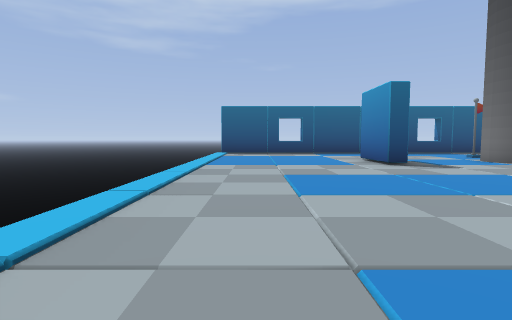
[1] (above)

24 first-person views from a walk through a Godot game level. The camera is 1.3 m above the floor, tilts 4° down and sees 80° across. The floor is counted in squares, 2 m on a side. Each view is taken from the middle of a square. On the plan, view 1 faces up. The plan holds only what a view shows up to about 10 squares ahead; the rest is blank. The place goes on beyond the plan.

[2]
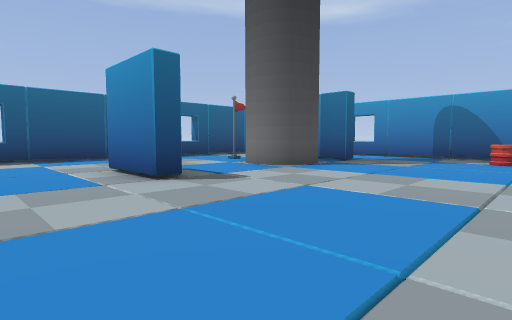

[3]
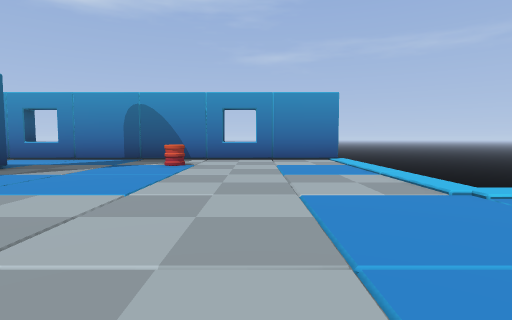

[4]
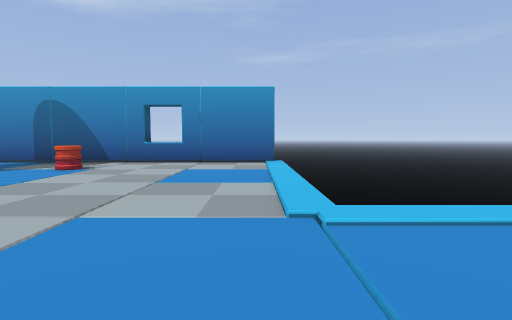

[5]
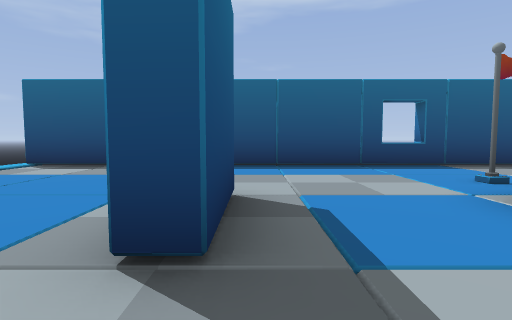

[6]
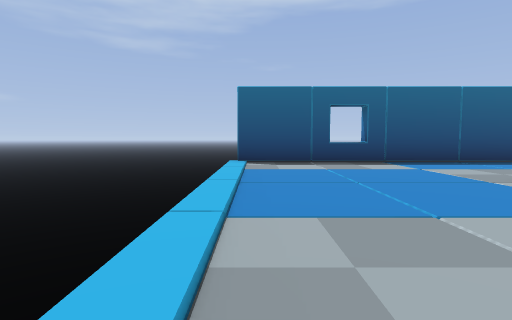

[7]
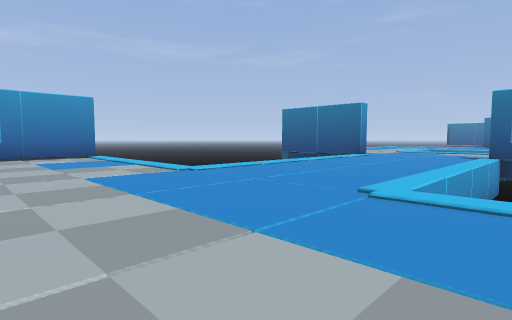

[8]
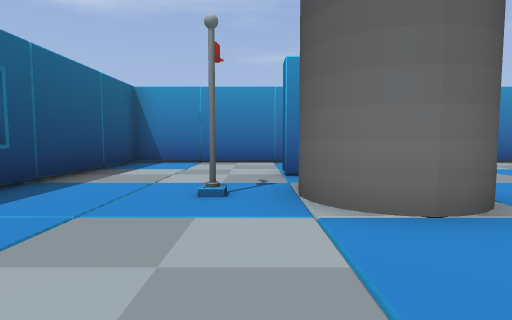

[9]
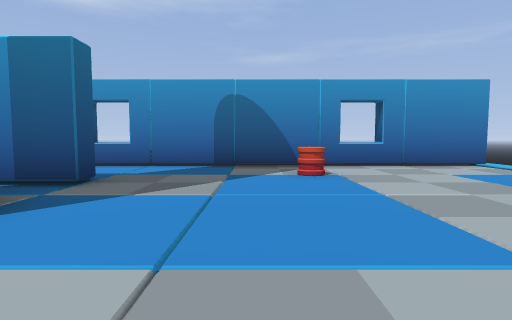

[10]
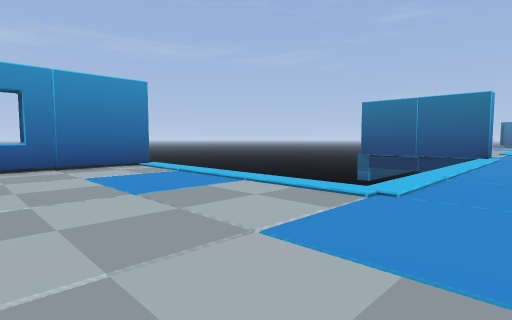

[11]
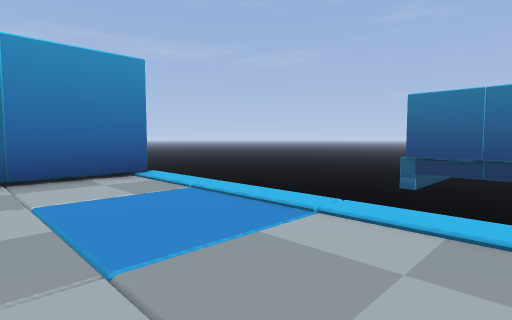

[12]
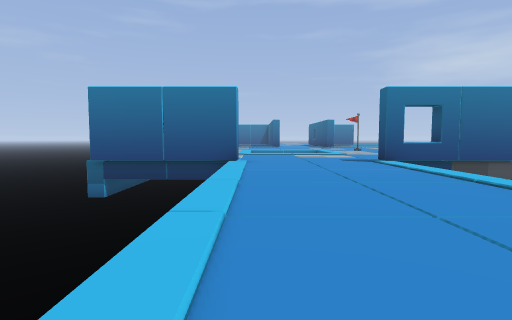

[13]
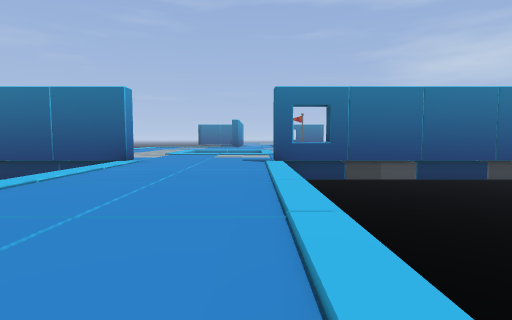

[14]
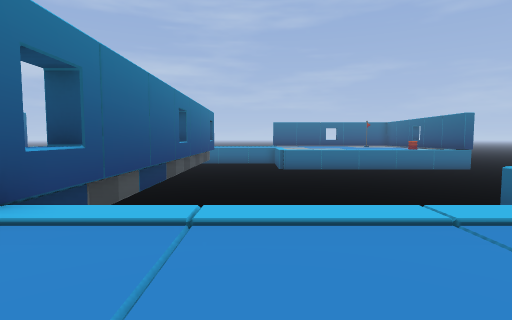

[15]
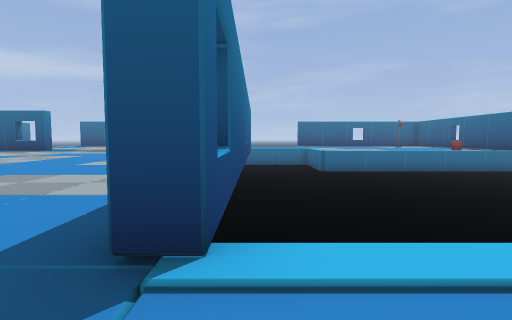

[16]
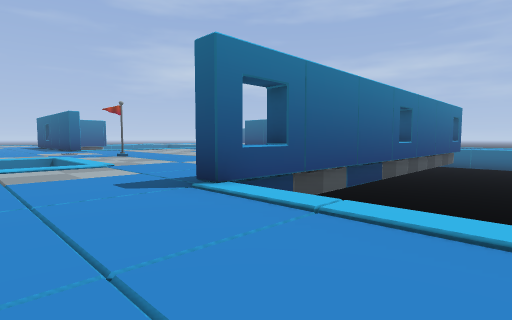

[17]
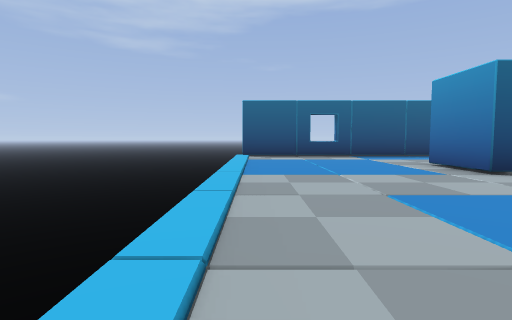

[18]
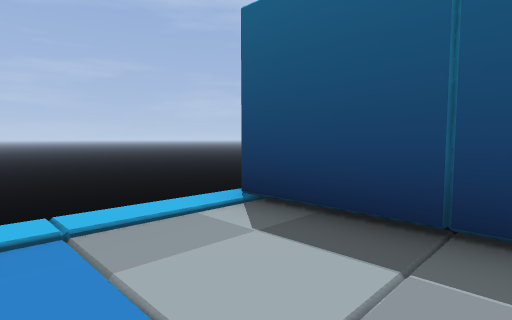

[19]
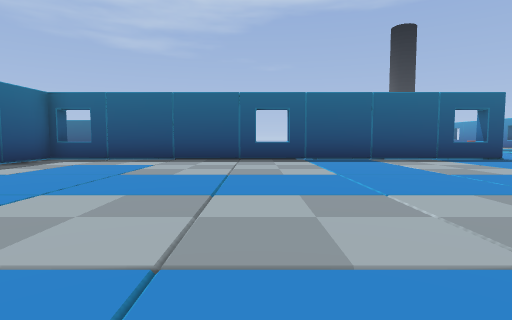

[20]
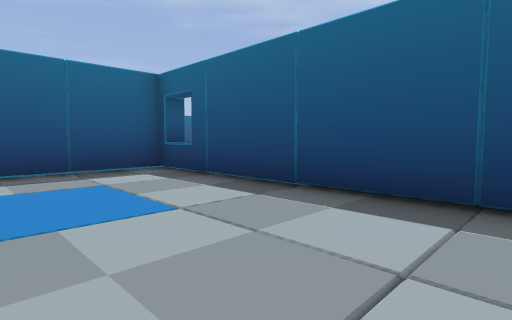

[21]
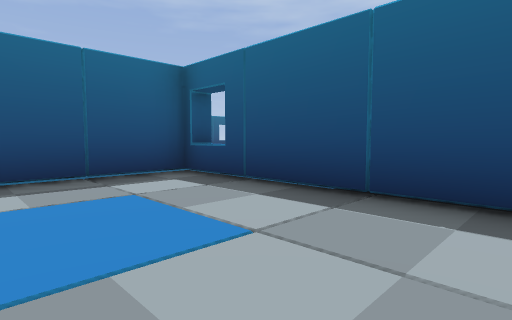

[22]
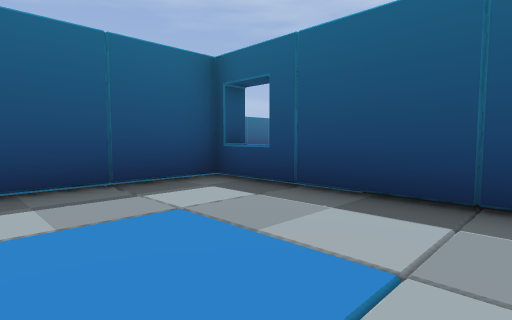

[23]
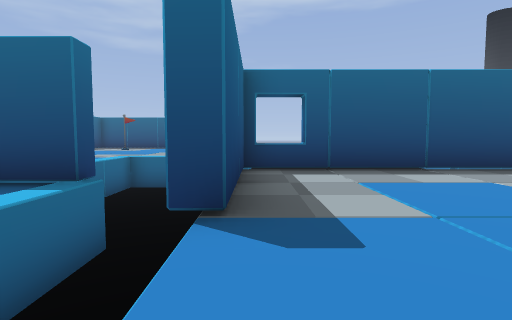

[24]
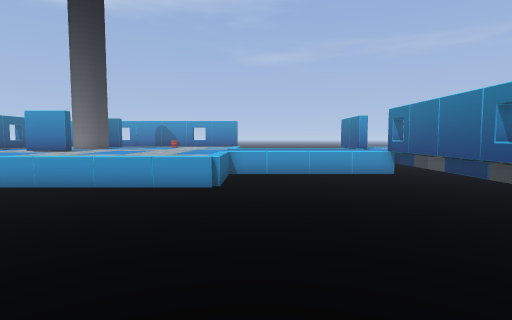

### Floor plan
Key: @ floor where view 1 was taken; # wall or solid block; . floor; v drop or lower ground; F flag.
Columns run from 15 left of view 1 to 13 right of it. Each row starts with its distance up from view 1.
 14      vvvvvvvv ######## #####
 13     vvvvvvvvvv..............#
 12    vvvvvvvvvvv..............#
 11       vvvvvvvv........FF....#
 10        vvvvvvv........FF....#
  9        vvvvvvv.....#..##.#..#
  8         vvvvvv.....#..##.#..#
  7          vvvvv..............#
  6           v vv..............#
  5            vvv..............#
  4           vvvv............ .#
  3         vvvvvv..............
  2         vvvvvv..............#
  1         vvvvvv..............#
  0          vvvvv @............#
 -1          vvvvv  vv....vvvvvv
 -2    .     vvvvv   v....v    vv
 -3     vvvvvvvvvvv vv....vv   vv
 -4          vvvvvv vv....vv   vv
 -5 vv      vvvvvvvvvv....vvvvvvv
 -6 vv     vvvvvvvvvvv....vvvvvvv
 -7 vvv     vvvvvvvvvv....vvvvvvv
 -8 vvvvv#############....####vvv
 -9  vv#......................vvv
-10 ## #...................    vv
-11  .v#................
-12  .v#................
-13     ..............vv
-14     ..............v
-15     .  .......  ..v
-16         .....    .vv
-17          ...
-18           .

Positions as (right, up) in squares from view 1, and headings:
1: (0, 0), facing up
2: (1, 3), facing up-right
3: (3, 2), facing right
4: (4, 0), facing right
5: (4, 6), facing up
6: (-1, 5), facing up
7: (1, 3), facing down-right
8: (4, 10), facing right
9: (5, 5), facing right
10: (5, 3), facing down-right
11: (7, 2), facing down-right
12: (6, 0), facing down
13: (3, 0), facing down
14: (5, -6), facing left
15: (4, -8), facing left
16: (5, -5), facing down-left
17: (-1, 2), facing up
18: (1, 11), facing up-left
19: (-5, -18), facing up
20: (-5, -12), facing up-left
21: (-6, -12), facing up-left
22: (-7, -12), facing up-left
23: (-11, -15), facing up
24: (-12, -2), facing right
